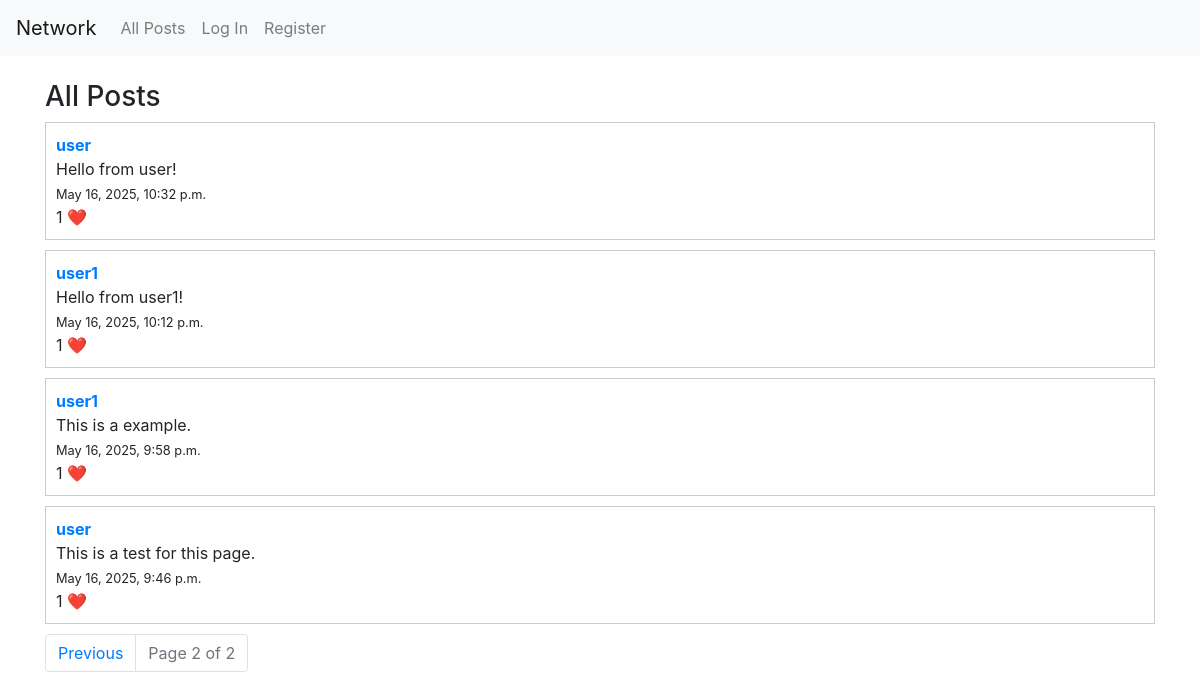
Page /?page=2 on the earlier database version.
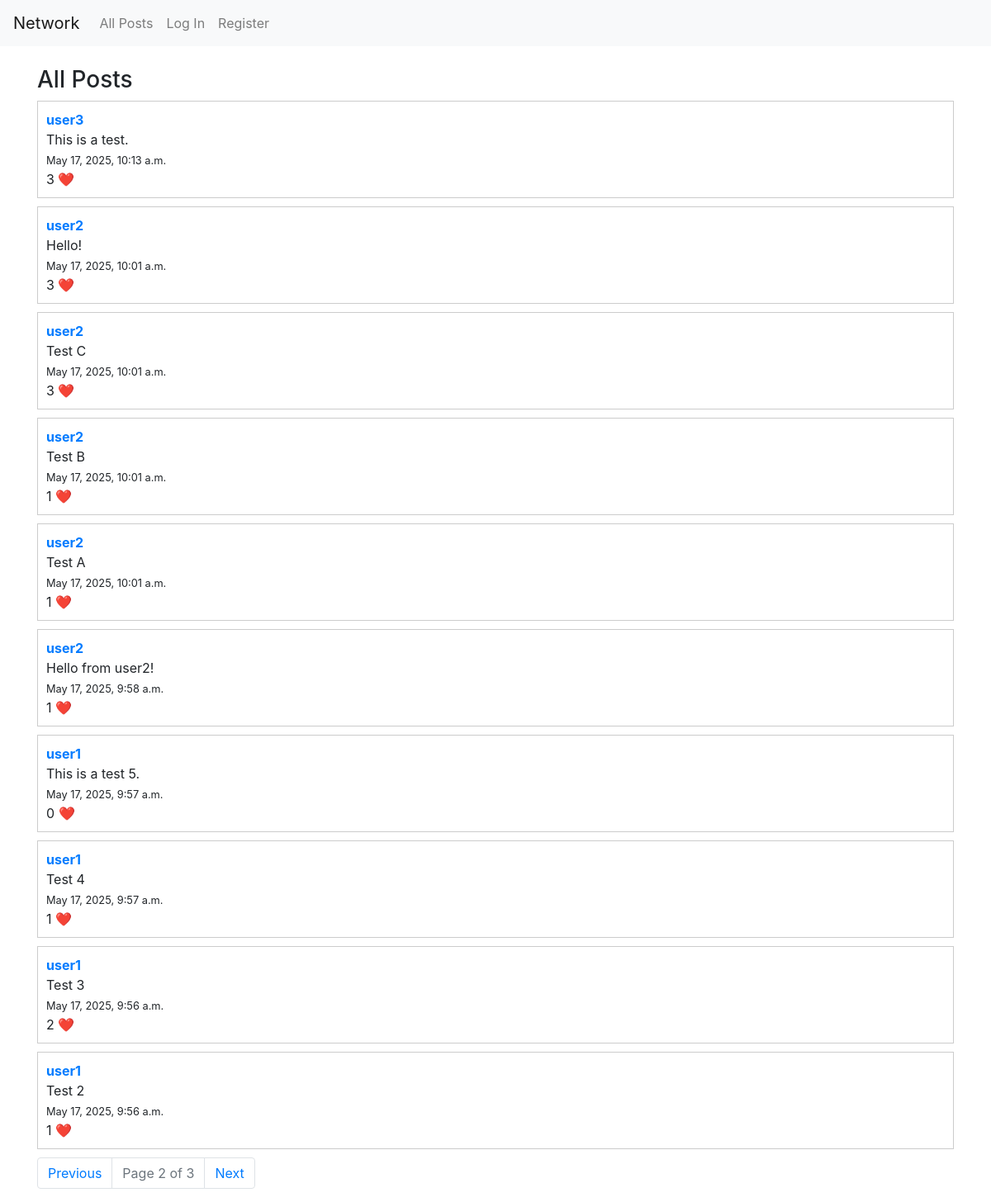
Same page on the later database version.
### network/models.py (models this page shows, shortened)
class Post(models.Model):
    user = models.ForeignKey(User, on_delete=models.CASCADE, related_name="posts")
    content = models.TextField(max_length=280)
    timestamp = models.DateTimeField(auto_now_add=True)

class User(AbstractUser):
    pass

### network/views.py (the view)
# urls.py: path("", views.index, name="index"),
def index(request):
    if request.method == "POST":
        content = request.POST.get("content")
        if request.user.is_authenticated and content:
            Post.objects.create(user=request.user, content=content)
            return redirect("index")
    posts_list = Post.objects.all().order_by("-timestamp")
    paginator = Paginator(posts_list, 10)
    page_number = request.GET.get("page")
    posts = paginator.get_page(page_number)
    liked_posts = []
    if request.user.is_authenticated:
        liked_posts = Post.objects.filter(likes__user=request.user).values_list('id', flat=True)
    return render(request, "network/index.html", {
        "posts": posts,
        "liked_posts": liked_posts
    })

### network/templates/network/index.html (shortened to what this page needs)
{% extends "network/layout.html" %}
{% block body %}
    <h3>All Posts</h3>
    {% for post in posts %}
    <div class="post" data-post-id="{{ post.id }}" style="border: 1px solid #ccc; padding: 10px; margin-bottom: 10px;">
        <strong><a href="{% url 'profile' username=post.user.username %}">{{ post.user.username }}</a></strong><br>
        <div class="post-content">
            <span class="content">{{ post.content }}</span>
        </div>
        <small>{{ post.timestamp }}</small><br>
        <span class="like-count">{{ post.likes.count }}</span> ❤️
    </div>
    {% endfor %}
    <div class="pagination">
        <nav aria-label="Page navigation">
          <ul class="pagination justify-content-center">
            {% if posts.has_previous %}
                <li class="page-item">
                    <a class="page-link" href="?page={{ posts.previous_page_number }}">Previous</a>
                </li>
            {% endif %}
            <li class="page-item disabled">
                <span class="page-link">Page {{ posts.number }} of {{ posts.paginator.num_pages }}</span>
            </li>
            {% if posts.has_next %}
                <li class="page-item">
                    <a class="page-link" href="?page={{ posts.next_page_number }}">Next</a>
                </li>
            {% endif %}
          </ul>
        </nav>
    </div>
{% endblock %}

Differences in the rows shown:
no longer on this page (row edited): Post: user.username "user", content "This is a test for this page.", timestamp "May 16, 2025, 9:46 p.m.", likes.count "1"
now on this page (row edited): Post: user.username "user3", content "This is a test.", timestamp "May 17, 2025, 10:13 a.m.", likes.count "3"
now on this page (row edited): Post: user.username "user2", content "Hello!", timestamp "May 17, 2025, 10:01 a.m.", likes.count "3"
now on this page (row edited): Post: user.username "user2", content "Test C", timestamp "May 17, 2025, 10:01 a.m.", likes.count "3"
now on this page (row edited): Post: user.username "user2", content "Test B", timestamp "May 17, 2025, 10:01 a.m.", likes.count "1"
now on this page (row edited): Post: user.username "user2", content "Test A", timestamp "May 17, 2025, 10:01 a.m.", likes.count "1"
now on this page (row edited): Post: user.username "user2", content "Hello from user2!", timestamp "May 17, 2025, 9:58 a.m.", likes.count "1"
now on this page (row edited): Post: user.username "user1", content "This is a test 5.", timestamp "May 17, 2025, 9:57 a.m.", likes.count "0"
changed Post: user.username "user" → "user1"; content "Hello from user!" → "Test 4"; timestamp "May 16, 2025, 10:32 p.m." → "May 17, 2025, 9:57 a.m."
changed Post: content "Hello from user1!" → "Test 3"; timestamp "May 16, 2025, 10:12 p.m." → "May 17, 2025, 9:56 a.m."; likes.count "1" → "2"
changed Post: content "This is a example." → "Test 2"; timestamp "May 16, 2025, 9:58 p.m." → "May 17, 2025, 9:56 a.m."
Other differences:
{{ posts.paginator.num_pages }}: "2" → "3"
text now shown: "Next"
